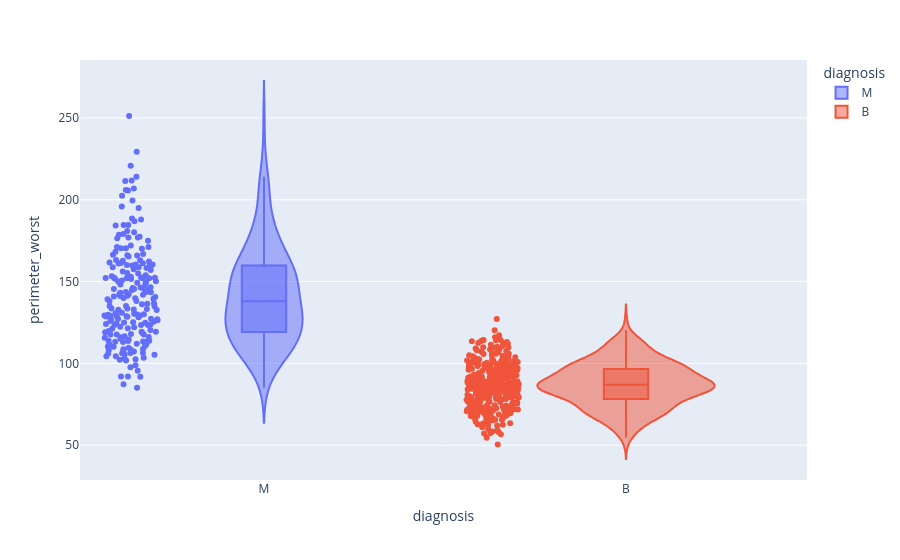

Notebook code for this chart:
### Code cell
px.violin(dados,x="diagnosis",y="perimeter_worst", color ="diagnosis",box=True, points="all")

### Figure 1 — Plotly figure (JSON) as saved in the notebook; plotly's stock layout.template omitted (floating-point values rounded to 4 significant figures; data arrays with more than 128 entries replaced by an {"elided": "..."} marker saying what was removed)
{"data": [{"alignmentgroup": "True", "box": {"visible": true}, "hovertemplate": "diagnosis=%{x}<br>perimeter_worst=%{y}<extra></extra>", "legendgroup": "M", "marker": {"color": "#636efa"}, "name": "M", "offsetgroup": "M", "orientation": "v", "points": "all", "scalegroup": "True", "showlegend": true, "type": "violin", "x": {"elided": "212 str values"}, "x0": " ", "xaxis": "x", "y": {"elided": "212 float values"}, "y0": " ", "yaxis": "y"}, {"alignmentgroup": "True", "box": {"visible": true}, "hovertemplate": "diagnosis=%{x}<br>perimeter_worst=%{y}<extra></extra>", "legendgroup": "B", "marker": {"color": "#EF553B"}, "name": "B", "offsetgroup": "B", "orientation": "v", "points": "all", "scalegroup": "True", "showlegend": true, "type": "violin", "x": {"elided": "357 str values"}, "x0": " ", "xaxis": "x", "y": {"elided": "357 float values"}, "y0": " ", "yaxis": "y"}], "layout": {"legend": {"title": {"text": "diagnosis"}, "tracegroupgap": 0}, "margin": {"t": 60}, "violinmode": "overlay", "xaxis": {"anchor": "y", "categoryarray": ["M", "B"], "categoryorder": "array", "domain": [0.0, 1.0], "title": {"text": "diagnosis"}}, "yaxis": {"anchor": "x", "domain": [0.0, 1.0], "title": {"text": "perimeter_worst"}}}}
